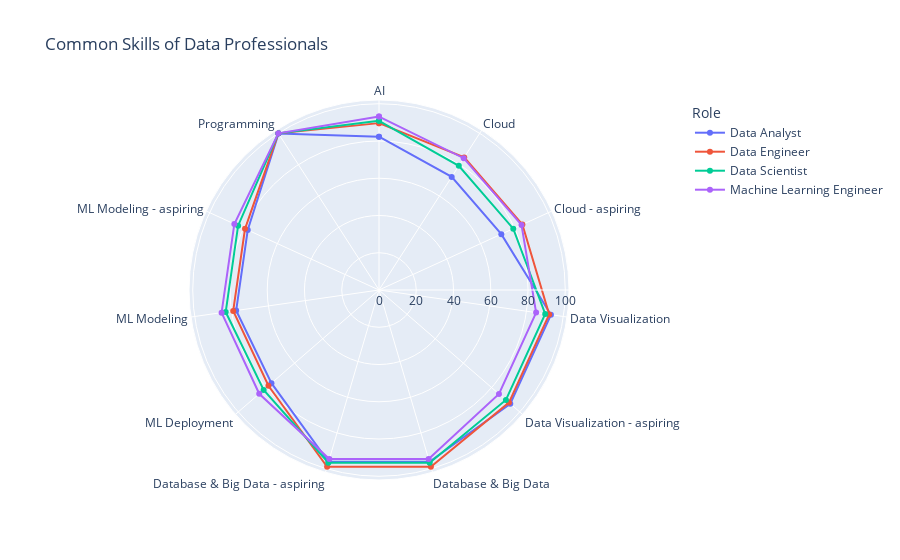

Notebook code cell kept with this figure:
### Markdown cell above
Now, we are ready to plot the results. We're going to use radar chart in which each radian shows the common classification skill.

### Code cell
for_df_concat = [] # buffer for collecting temporary DF
dict_roles_radar_plot = {} # dict buffer for storing the results

# loop through dict of skills of roles
for i, (k,v) in enumerate(dict_roles.items()):
    tmp = get_common_skills(v) # process its common skills
    tmp = excludeMainActivity(tmp) # exclude "Main Activity" classification
    tmp = [(k,t[0],t[1]*100) for t in tmp] # multiply the ratio by 100
    
    dict_roles_radar_plot[k] = tmp # store
    
    # set the results as a DF then store it
    df_tmp = pd.DataFrame(tmp, columns=['Role', 'Skill', 'Normalized Score'])
    for_df_concat.append(df_tmp)

# concat all DFs then plot the chart
df_concat = pd.concat(for_df_concat, axis=0)
df_concat.sort_values(['Role', 'Skill'], inplace=True) # sort with relevant order
fig = px.line_polar(df_concat, 
                    r="Normalized Score", 
                    theta="Skill", 
                    color="Role",
                    line_close=True, 
                    markers=True, 
                    title='Common Skills of Data Professionals')
fig.show()

### Figure 1 — Plotly figure (JSON) as saved in the notebook; plotly's stock layout.template omitted (floating-point values rounded to 4 significant figures)
{"data": [{"hovertemplate": "Role=Data Analyst<br>Normalized Score=%{r}<br>Skill=%{theta}<extra></extra>", "legendgroup": "Data Analyst", "line": {"color": "#636efa", "dash": "solid"}, "marker": {"symbol": "circle"}, "mode": "lines+markers", "name": "Data Analyst", "r": [82.27, 72.18, 72.18, 93.24, 93.24, 96.11, 96.11, 76.4, 77.47, 77.47, 99.82, 82.27], "showlegend": true, "subplot": "polar", "theta": ["AI", "Cloud", "Cloud - aspiring", "Data Visualization", "Data Visualization - aspiring", "Database & Big Data", "Database & Big Data - aspiring", "ML Deployment", "ML Modeling", "ML Modeling - aspiring", "Programming", "AI"], "type": "scatterpolar"}, {"hovertemplate": "Role=Data Engineer<br>Normalized Score=%{r}<br>Skill=%{theta}<extra></extra>", "legendgroup": "Data Engineer", "line": {"color": "#EF553B", "dash": "solid"}, "marker": {"symbol": "circle"}, "mode": "lines+markers", "name": "Data Engineer", "r": [89.58, 84.62, 84.62, 92.31, 92.31, 98.89, 98.89, 78.52, 79.07, 79.07, 99.96, 89.58], "showlegend": true, "subplot": "polar", "theta": ["AI", "Cloud", "Cloud - aspiring", "Data Visualization", "Data Visualization - aspiring", "Database & Big Data", "Database & Big Data - aspiring", "ML Deployment", "ML Modeling", "ML Modeling - aspiring", "Programming", "AI"], "type": "scatterpolar"}, {"hovertemplate": "Role=Data Scientist<br>Normalized Score=%{r}<br>Skill=%{theta}<extra></extra>", "legendgroup": "Data Scientist", "line": {"color": "#00cc96", "dash": "solid"}, "marker": {"symbol": "circle"}, "mode": "lines+markers", "name": "Data Scientist", "r": [90.81, 79.23, 79.23, 90.14, 90.14, 96.59, 96.59, 81.94, 83.15, 83.15, 99.96, 90.81], "showlegend": true, "subplot": "polar", "theta": ["AI", "Cloud", "Cloud - aspiring", "Data Visualization", "Data Visualization - aspiring", "Database & Big Data", "Database & Big Data - aspiring", "ML Deployment", "ML Modeling", "ML Modeling - aspiring", "Programming", "AI"], "type": "scatterpolar"}, {"hovertemplate": "Role=Machine Learning Engineer<br>Normalized Score=%{r}<br>Skill=%{theta}<extra></extra>", "legendgroup": "Machine Learning Engineer", "line": {"color": "#ab63fa", "dash": "solid"}, "marker": {"symbol": "circle"}, "mode": "lines+markers", "name": "Machine Learning Engineer", "r": [93.11, 84.09, 84.09, 85.21, 85.21, 94.59, 94.59, 85.08, 85.37, 85.37, 99.98, 93.11], "showlegend": true, "subplot": "polar", "theta": ["AI", "Cloud", "Cloud - aspiring", "Data Visualization", "Data Visualization - aspiring", "Database & Big Data", "Database & Big Data - aspiring", "ML Deployment", "ML Modeling", "ML Modeling - aspiring", "Programming", "AI"], "type": "scatterpolar"}], "layout": {"legend": {"title": {"text": "Role"}, "tracegroupgap": 0}, "polar": {"angularaxis": {"direction": "clockwise", "rotation": 90}, "domain": {"x": [0, 1], "y": [0, 1]}}, "title": {"text": "Common Skills of Data Professionals"}}}
